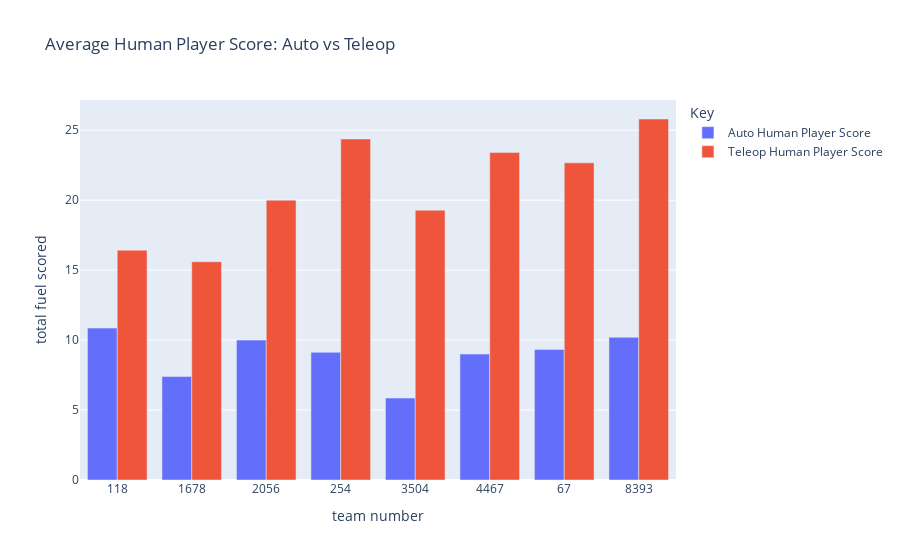

The notebook cell saved with this chart:
### Code cell
auto_hp_fuel_df = scouted_data.groupby("Team Number")["Auto Human Player Score"].mean().reset_index()
teleop_hp_fuel_df = scouted_data.groupby("Team Number")["Teleop Human Player Score"].mean().reset_index()

combined_df = auto_hp_fuel_df.merge(teleop_hp_fuel_df, on="Team Number")

fig = px.bar(combined_df, 
             x="Team Number", 
             y=["Auto Human Player Score", "Teleop Human Player Score"], 
             title="Average Human Player Score: Auto vs Teleop",
             labels={"Team Number": "team number", 
                     "value": "total fuel scored",
                     "variable": "Key"},
             barmode="group") 
fig.show()

### Figure 1 — Plotly figure (JSON) as saved in the notebook; plotly's stock layout.template omitted (floating-point values rounded to 4 significant figures)
{"data": [{"alignmentgroup": "True", "hovertemplate": "Key=Auto Human Player Score<br>team number=%{x}<br>total fuel scored=%{y}<extra></extra>", "legendgroup": "Auto Human Player Score", "marker": {"color": "#636efa", "pattern": {"shape": ""}}, "name": "Auto Human Player Score", "offsetgroup": "Auto Human Player Score", "orientation": "v", "showlegend": true, "textposition": "auto", "type": "bar", "x": ["118", "1678", "2056", "254", "3504", "4467", "67", "8393"], "xaxis": "x", "y": [10.86, 7.4, 10.0, 9.125, 5.857, 9.0, 9.333, 10.2], "yaxis": "y"}, {"alignmentgroup": "True", "hovertemplate": "Key=Teleop Human Player Score<br>team number=%{x}<br>total fuel scored=%{y}<extra></extra>", "legendgroup": "Teleop Human Player Score", "marker": {"color": "#EF553B", "pattern": {"shape": ""}}, "name": "Teleop Human Player Score", "offsetgroup": "Teleop Human Player Score", "orientation": "v", "showlegend": true, "textposition": "auto", "type": "bar", "x": ["118", "1678", "2056", "254", "3504", "4467", "67", "8393"], "xaxis": "x", "y": [16.43, 15.6, 20.0, 24.38, 19.29, 23.4, 22.67, 25.8], "yaxis": "y"}], "layout": {"barmode": "group", "legend": {"title": {"text": "Key"}, "tracegroupgap": 0}, "title": {"text": "Average Human Player Score: Auto vs Teleop"}, "xaxis": {"anchor": "y", "domain": [0, 1], "title": {"text": "team number"}}, "yaxis": {"anchor": "x", "domain": [0, 1], "title": {"text": "total fuel scored"}}}}
